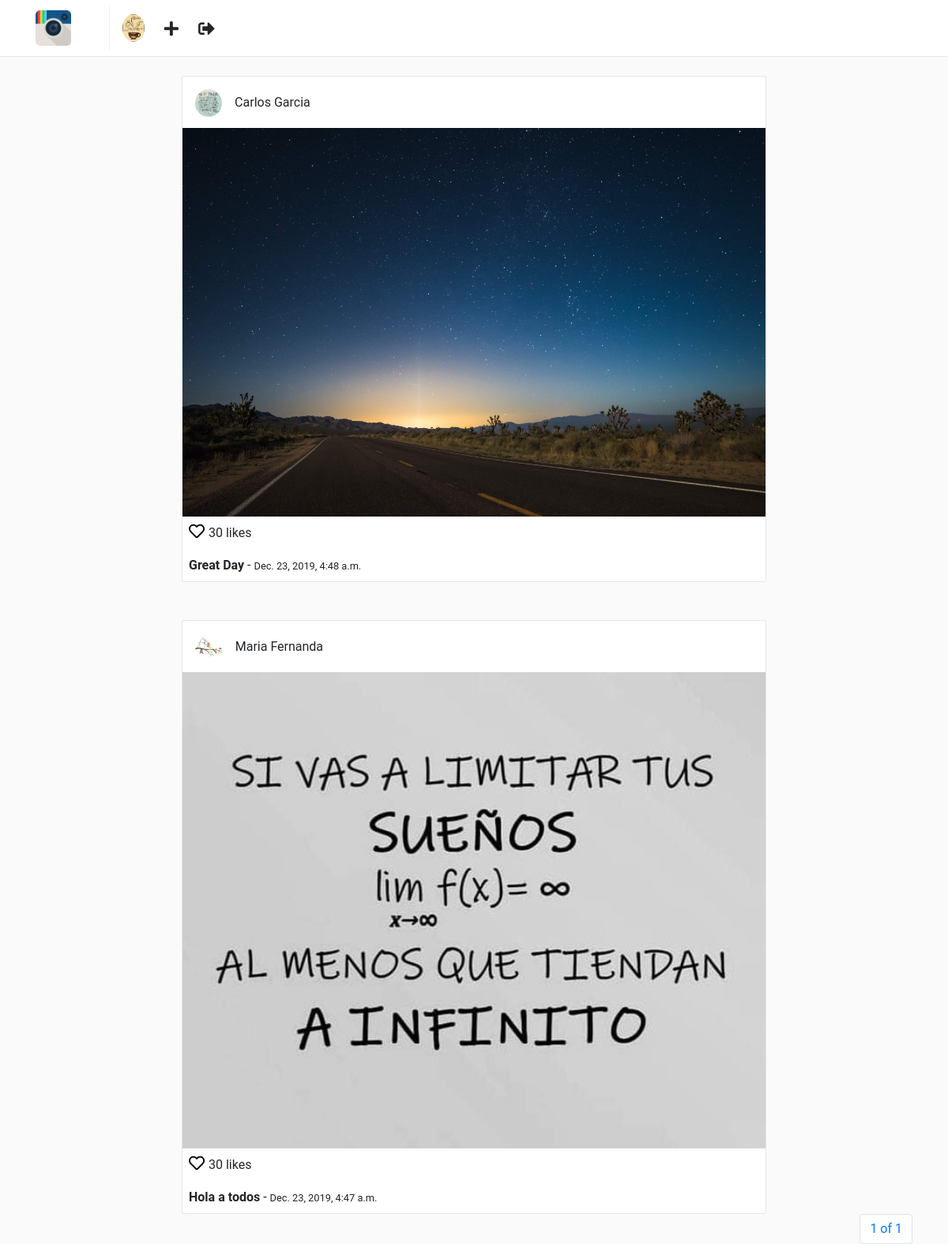
The app's page / (signed in) with its own data.
### user/models.py (models this page shows, shortened)
class Profile(models.Model):
    user = models.OneToOneField(User, on_delete=models.CASCADE)
    website = models.URLField(max_length=200, blank=True)
    biography = models.TextField(blank=True)
    phone_number = models.CharField(max_length=20, blank=True)
    picture = models.ImageField(upload_to='user/pictures',
                                blank=True,
                                null=True)
    created = models.DateTimeField(auto_now_add=True)
    modified = models.DateTimeField(auto_now=True)

### post/models.py (models this page shows, shortened)
class Post(models.Model):
    user = models.ForeignKey(User, on_delete=models.CASCADE)
    profile = models.ForeignKey('user.Profile', on_delete=models.CASCADE)
    title = models.CharField(max_length=255)
    photo = models.ImageField(upload_to='posts/photos')
    created = models.DateTimeField(auto_now_add=True)
    modified = models.DateTimeField(auto_now=True)

### post/views.py (the view)
class PostsFeedView(LoginRequiredMixin, ListView):
    template_name = 'posts/feed.html'
    model = Post
    ordering = ('-created',)
    paginate_by = 20
    context_object_name = 'posts'

### templates/posts/feed.html (shortened to what this page needs)
{% extends "base.html" %}
{% block container %}
    <div class="container">
        <div class="row">
            {% for post in posts %}
                {% include "posts/post_card.html" %}
            {% endfor %}
        </div>
    </div>
    {% include "pagination.html" %}
{% endblock %}

### templates/base.html (shortened to what this page needs)
<!DOCTYPE html>
<html lang="en">
<head>
    {% load static %}
    <link rel="stylesheet" href="{% static 'css/bootstrap.min.css' %}">
    <link rel="stylesheet" href="https://use.fontawesome.com/releases/v5.1.0/css/all.css" />
    <link rel="stylesheet" href="{% static 'css/main.css' %}" />
</head>
<body>
    {% include "nav.html" %}
    <div class="container mt-5">
        {% block container %}
        {% endblock%}
    </div>
</body>
</html>

### templates/nav.html
{% load static %}
<nav class="navbar navbar-expand-lg fixed-top" id="main-navbar">
    <div class="container">
        <a class="navbar-brand pr-5" style="border-right: 1px solid #efefef;" href="{% url "posts:app" %}">
            <img src="{% static "img/instagram.png" %}" height="45" class="d-inline-block align-top"/>
        </a>
        <div class="collapse navbar-collapse">
            <ul class="navbar-nav mr-auto">
                <li class="nav-item">
                    <a href="{% url "users:detail" request.user.username %}">
                        {% if request.user.profile.picture %}
                            <img src="{{ request.user.profile.picture.url }}" height="35" class="d-inline-block align-top rounded-circle"/>
                        {% else%}
                            <img src="{% static 'img/default-profile.png' %}" height="35" class="d-inline-block align-top rounded-circle"/>
                        {% endif %}
                    </a>
                </li>
                <li class="nav-item nav-icon">
                    <a href="{% url "posts:create" %}">
                        <i class="fas fa-plus"></i>
                    </a>
                </li>
                <li class="nav-item nav-icon">
                    <a href="{% url "users:logout" %}">
                        <i class="fas fa-sign-out-alt"></i>
                    </a>
                </li>
            </ul>
        </div>
    </div>
</nav>

### templates/posts/post_card.html
<div class="col-sm-12 col-md-8 offset-md-2 mt-5 p-0 post-container">
    <div class="media pt-3 pl-3 pb-1">
        <a href="{% url "users:detail" post.user.username %}">
            <img class="mr-3 rounded-circle" height="35" src="{{ post.profile.picture.url }}" alt="{{ post.user.get_full_name }}">
        </a>
        <div class="media-body">
            <p style="margin-top: 5px;">{{ post.user.get_full_name  }}</p>
        </div>
    </div>
    <img style="width: 100%;" src="{{ post.photo.url }}" alt="{{ post.title }}">
    <p class="mt-1 ml-2" >
        <a href="" style="color: #000; font-size: 20px;">
            <i class="far fa-heart"></i>
        </a> 30 likes
    </p>
    <p class="ml-2 mt-0 mb-2">
        <b>{{ post.title }}</b> - <small>{{ post.created }}</small>
    </p>
</div>

### templates/pagination.html (shortened to what this page needs)
<nav>
    <ul class="pagination justify-content-end">
        <li class="page-item">
            <a class="page-link" href="#">
                {{ page_obj.number }} of {{ page_obj.paginator.num_pages }}
            </a>
        </li>
    </ul>
</nav>

### static/css/main.css (style rules this page uses)
html, body { background: #fafafa; height: 100%; width: 100%; font-family: 'Roboto', sans-serif; }
#main-navbar { background: #fff; border-bottom: 1px solid rgba(0,0,0,.0975); }
.post-container { background: #fff; border: 1px solid #e6e6e6; border-radius: 3px; }
.nav-icon a { color: #262626; font-size: 1.3em; display: block; margin-top: .2em; margin-left: 1.2em; font-weight: 100; }

### records on screen
Post: profile.picture (picture), user.get_full_name "Carlos Garcia", photo (picture), title "Great Day", created "Dec. 23, 2019, 4:48 a.m."
Post: profile.picture (picture), user.get_full_name "Maria Fernanda", photo (picture), title "Hola a todos", created "Dec. 23, 2019, 4:47 a.m."

### other values on screen
{{ page_obj.number }} "1"
{{ page_obj.paginator.num_pages }} "1"
